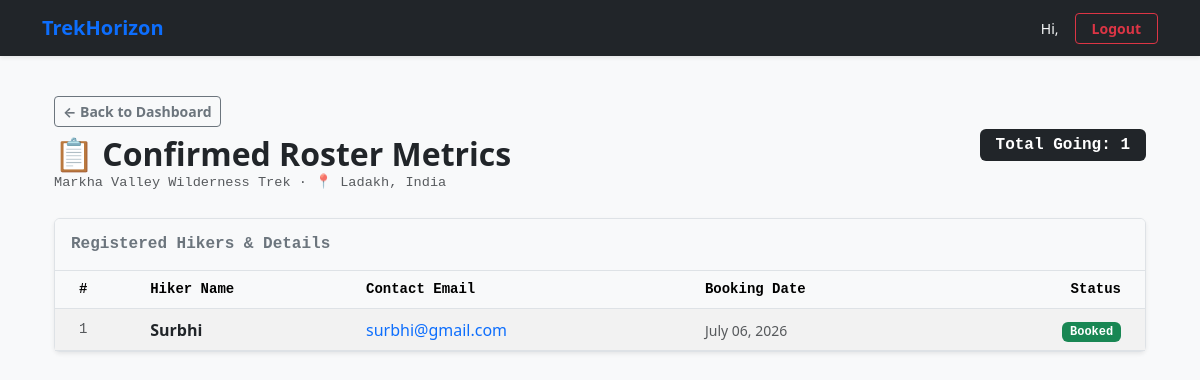
The page /staff/trek/1/roster on the database its author committed.
### models.py (models this page shows)
class Trek(db.Model):
    trek_id = db.Column(db.Integer, primary_key=True, autoincrement=True)
    trek_name = db.Column(db.String(150), nullable=False)
    location = db.Column(db.String(150), nullable=False)
    difficulty = db.Column(db.Enum('Easy', 'Moderate', 'Hard', name='trek_difficulty'), nullable=False)
    duration_days = db.Column(db.Integer, nullable=False)
    available_slots = db.Column(db.Integer, nullable=False)
    max_slots = db.Column(db.Integer, nullable=False)
    start_date = db.Column(db.Date, nullable=False)
    end_date = db.Column(db.Date, nullable=False)
    status = db.Column(db.Enum('Pending', 'Approved', 'Open', 'Closed', 'Completed', name='trek_status'), nullable=False)
    assigned_staff_id = db.Column(db.Integer, db.ForeignKey('user.user_id'), nullable=True)
    cost_per_person = db.Column(db.Float, nullable=False, default=0.0)
    meeting_point = db.Column(db.String(255), nullable=True)
    description = db.Column(db.Text, nullable=True)
    bookings = db.relationship('Booking', backref='trek', lazy=True)

class Booking(db.Model):
    booking_id = db.Column(db.Integer, primary_key=True, autoincrement=True)
    user_id = db.Column(db.Integer, db.ForeignKey('user.user_id'), nullable=False)
    trek_id = db.Column(db.Integer, db.ForeignKey('trek.trek_id'), nullable=False)
    booking_date = db.Column(db.DateTime, default=datetime.utcnow)
    status = db.Column(db.Enum('Booked', 'Cancelled', 'Completed', name='booking_status'), nullable=False, default='Booked')

class User(db.Model):
    user_id = db.Column(db.Integer, primary_key=True, autoincrement=True)
    name = db.Column(db.String(100), nullable=False)
    email = db.Column(db.String(100), nullable=False, unique=True)
    password = db.Column(db.String(255), nullable=False)
    phone = db.Column(db.String(20), nullable=True)
    role = db.Column(db.Enum('Admin', 'Staff', 'Trekker', name='user_roles'), nullable=False)
    status = db.Column(db.String(20), nullable=False, default='Approved')
    created_at = db.Column(db.DateTime, default=datetime.utcnow)
    managed_treks = db.relationship('Trek', backref='assigned_staff', lazy=True)
    bookings = db.relationship('Booking', backref='trekker', lazy=True)

### routes/staff.py (the view)
@app.route('/staff/trek/<int:trek_id>/roster')
def view_roster(trek_id):
    trek = Trek.query.get_or_404(trek_id)
    return render_template('roster.html', trek=trek)

### templates/roster.html (shortened to what this page needs)
{% extends 'base.html' %}
{% block content %}
<div class="container mt-3">
    <div class="d-flex align-items-center justify-content-between mb-4">
        <div>
            <a href="/staff/dashboard" class="btn btn-sm btn-outline-secondary mb-2 fw-bold">
                ← Back to Dashboard
            </a>
            <h2 class="text-dark fw-bold mb-0">📋 Confirmed Roster Metrics</h2>
            <p class="text-muted mb-0 font-monospace fs-7">{{ trek.trek_name }} · 📍 {{ trek.location }}</p>
        </div>
        <div>
            <span class="badge bg-dark fs-6 font-monospace py-2 px-3">
                Total Going: {{ trek.bookings|length }}
            </span>
        </div>
    </div>
    <div class="card border shadow-sm">
        <div class="card-header bg-light border-bottom py-3">
            <h5 class="card-title mb-0 fs-6 font-monospace fw-bold text-secondary">Registered Hikers & Details</h5>
        </div>
        <div class="card-body p-0">
            <div class="table-responsive">
                <table class="table table-hover table-striped mb-0 align-middle">
                    <thead class="table-light border-bottom text-secondary font-monospace small">
                        <tr>
                            <th scope="col" class="ps-4">#</th>
                            <th scope="col">Hiker Name</th>
                            <th scope="col">Contact Email</th>
                            <th scope="col">Booking Date</th>
                            <th scope="col" class="pe-4 text-end">Status</th>
                        </tr>
                    </thead>
                    <tbody class="border-top-0">
                        {% if trek.bookings %}
                            {% for booking in trek.bookings %}
                            <tr>
                                <td class="ps-4 text-muted font-monospace small">{{ loop.index }}</td>
                                <td><strong>{{ booking.trekker.name }}</strong></td>
                                <td>
                                    <a href="mailto:{{ booking.trekker.email }}" class="text-decoration-none text-primary">
                                        {{ booking.trekker.email }}
                                    </a>
                                </td>
                                <td>
                                    <small class="text-muted">
                                        {{ booking.booking_date.strftime('%B %d, %Y') if booking.booking_date else 'N/A' }}
                                    </small>
                                </td>
                                <td class="pe-4 text-end">
                                    <span class="badge {% if booking.status == 'Booked' %}bg-success{% else %}bg-warning text-dark{% endif %} font-monospace">
                                        {{ booking.status }}
                                    </span>
                                </td>
                            </tr>
                            {% endfor %}
                        {% endif %}
                    </tbody>
                </table>
            </div>
        </div>
    </div>
</div>
{% endblock %}

### templates/roster.html (style rules this page uses)
.fs-7 { font-size: 0.85rem !important; }

### rows shown on the page
Trek: trek_name "Markha Valley Wilderness Trek", location "Ladakh, India"
Booking: trekker.name "Surbhi", trekker.email "surbhi@gmail.com", booking_date "July 06, 2026", status "Booked"

### other values the page prints
{{ trek.bookings|length }} "1"
